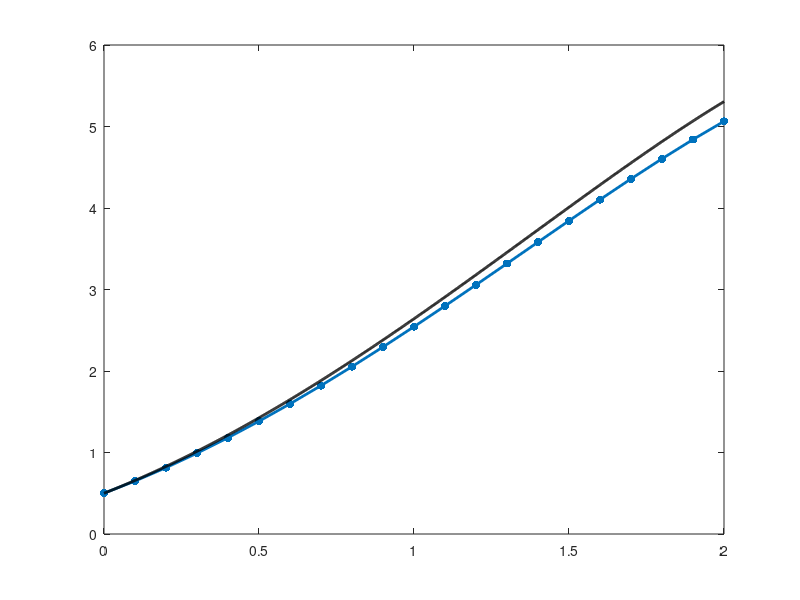

Source code (MATLAB): (Note: this script raises an error after producing the figure.)
% To solve y'=y-t^2+1 s.t. y(0) = 0.5 for 0<=t<=2 using forward Euler.
clear, clc, clf
LW = 'LineWidth'; lw = 2;
MS = 'MarkerSize'; ms = 18;

f = @(t, y) y-t^2+1;
h = 0.1;
T = 2;
N = T/h;

t = zeros(N+1, 1);
y = zeros(N+1, 1);
y(1) = 0.5;

for i = 1:N
    t(i+1) = i*h;
    y(i+1) = y(i) + h*f(t(i), y(i)); % forward Euler
end
plot(t, y, '.-', LW, lw, MS, ms), hold on

Y = @(t) (t+1).^2-.5*exp(t); % exact
tt = linspace(0, 2, 1000);
yy = Y(tt);
plot(tt, yy, 'k', LW, lw)

legend('Euler', 'exact', 'location', 'nw')
